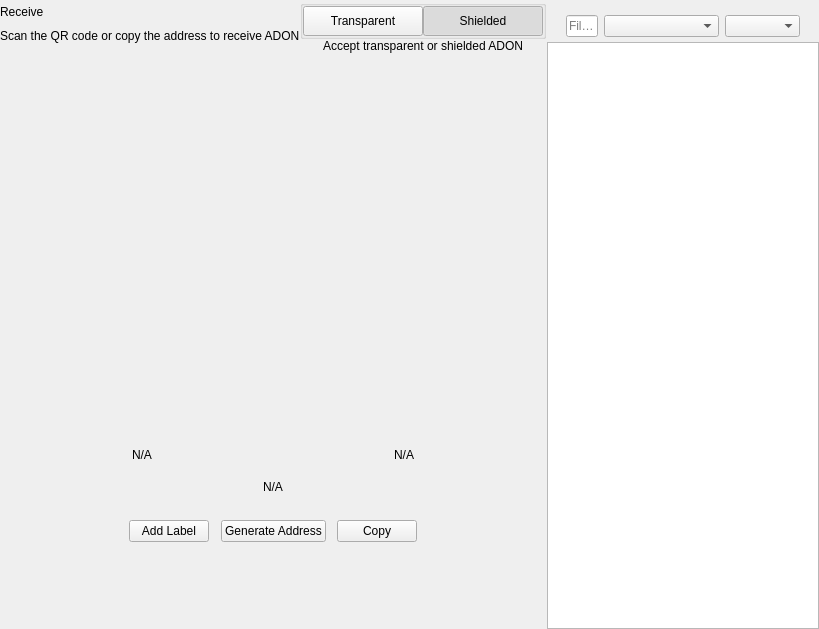
<?xml version="1.0" encoding="UTF-8"?>
<ui version="4.0">
 <class>ReceiveWidget</class>
 <widget class="QWidget" name="ReceiveWidget">
  <property name="geometry">
   <rect>
    <x>0</x>
    <y>0</y>
    <width>819</width>
    <height>629</height>
   </rect>
  </property>
  <property name="minimumSize">
   <size>
    <width>0</width>
    <height>0</height>
   </size>
  </property>
  <property name="windowTitle">
   <string notr="true">N/A</string>
  </property>
  <layout class="QHBoxLayout" name="horizontalLayout_2" stretch="2,1">
   <property name="spacing">
    <number>0</number>
   </property>
   <property name="leftMargin">
    <number>0</number>
   </property>
   <property name="topMargin">
    <number>0</number>
   </property>
   <property name="rightMargin">
    <number>0</number>
   </property>
   <property name="bottomMargin">
    <number>0</number>
   </property>
   <item>
    <widget class="QWidget" name="left" native="true">
     <layout class="QVBoxLayout" name="verticalLayout_3">
      <property name="leftMargin">
       <number>0</number>
      </property>
      <property name="topMargin">
       <number>0</number>
      </property>
      <property name="rightMargin">
       <number>0</number>
      </property>
      <property name="bottomMargin">
       <number>0</number>
      </property>
      <item>
       <layout class="QVBoxLayout" name="verticalLayout_2">
        <property name="spacing">
         <number>0</number>
        </property>
        <property name="leftMargin">
         <number>0</number>
        </property>
        <item>
         <layout class="QHBoxLayout" name="horizontalLayout_3">
          <property name="spacing">
           <number>0</number>
          </property>
          <item>
           <layout class="QVBoxLayout" name="verticalLayout_4">
            <property name="spacing">
             <number>5</number>
            </property>
            <item>
             <widget class="QLabel" name="labelTitle">
              <property name="text">
               <string>Receive</string>
              </property>
             </widget>
            </item>
            <item alignment="Qt::AlignTop">
             <widget class="QLabel" name="labelSubtitle1">
              <property name="text">
               <string>Scan the QR code or copy the address to receive ADON</string>
              </property>
             </widget>
            </item>
           </layout>
          </item>
          <item>
           <spacer name="horizontalSpacer">
            <property name="orientation">
             <enum>Qt::Horizontal</enum>
            </property>
            <property name="sizeHint" stdset="0">
             <size>
              <width>40</width>
              <height>20</height>
             </size>
            </property>
           </spacer>
          </item>
          <item>
           <widget class="QWidget" name="containerViewPrivacyChecks" native="true">
            <layout class="QVBoxLayout" name="containerPrivacyChecks">
             <property name="spacing">
              <number>0</number>
             </property>
             <property name="leftMargin">
              <number>0</number>
             </property>
             <property name="topMargin">
              <number>0</number>
             </property>
             <property name="rightMargin">
              <number>0</number>
             </property>
             <property name="bottomMargin">
              <number>0</number>
             </property>
             <item alignment="Qt::AlignHCenter|Qt::AlignVCenter">
              <widget class="QGroupBox" name="groupBox">
               <property name="title">
                <string/>
               </property>
               <layout class="QHBoxLayout" name="horizontalLayout_2_1">
                <property name="spacing">
                 <number>0</number>
                </property>
                <property name="leftMargin">
                 <number>0</number>
                </property>
                <property name="topMargin">
                 <number>0</number>
                </property>
                <property name="rightMargin">
                 <number>0</number>
                </property>
                <property name="bottomMargin">
                 <number>0</number>
                </property>
                <item>
                 <widget class="QPushButton" name="pushLeft">
                  <property name="minimumSize">
                   <size>
                    <width>120</width>
                    <height>30</height>
                   </size>
                  </property>
                  <property name="maximumSize">
                   <size>
                    <width>120</width>
                    <height>30</height>
                   </size>
                  </property>
                  <property name="focusPolicy">
                   <enum>Qt::NoFocus</enum>
                  </property>
                  <property name="text">
                   <string>Transparent</string>
                  </property>
                  <property name="checkable">
                   <bool>true</bool>
                  </property>
                  <property name="autoExclusive">
                   <bool>true</bool>
                  </property>
                 </widget>
                </item>
                <item>
                 <widget class="QPushButton" name="pushRight">
                  <property name="minimumSize">
                   <size>
                    <width>120</width>
                    <height>30</height>
                   </size>
                  </property>
                  <property name="maximumSize">
                   <size>
                    <width>120</width>
                    <height>30</height>
                   </size>
                  </property>
                  <property name="focusPolicy">
                   <enum>Qt::NoFocus</enum>
                  </property>
                  <property name="text">
                   <string>Shielded</string>
                  </property>
                  <property name="checkable">
                   <bool>true</bool>
                  </property>
                  <property name="checked">
                   <bool>true</bool>
                  </property>
                  <property name="autoExclusive">
                   <bool>true</bool>
                  </property>
                 </widget>
                </item>
               </layout>
              </widget>
             </item>
             <item alignment="Qt::AlignHCenter|Qt::AlignTop">
              <widget class="QLabel" name="labelSubtitle2">
               <property name="text">
                <string>Accept transparent or shielded ADON</string>
               </property>
               <property name="alignment">
                <set>Qt::AlignRight|Qt::AlignTrailing|Qt::AlignVCenter</set>
               </property>
              </widget>
             </item>
            </layout>
           </widget>
          </item>
         </layout>
        </item>
        <item>
         <spacer name="verticalSpacer_2">
          <property name="orientation">
           <enum>Qt::Vertical</enum>
          </property>
          <property name="sizeType">
           <enum>QSizePolicy::Expanding</enum>
          </property>
          <property name="sizeHint" stdset="0">
           <size>
            <width>20</width>
            <height>50</height>
           </size>
          </property>
         </spacer>
        </item>
        <item alignment="Qt::AlignHCenter">
         <widget class="QWidget" name="layoutQR" native="true">
          <property name="maximumSize">
           <size>
            <width>510</width>
            <height>16777215</height>
           </size>
          </property>
          <layout class="QVBoxLayout" name="verticalLayoutQr">
           <item>
            <spacer name="verticalSpacer11">
             <property name="orientation">
              <enum>Qt::Vertical</enum>
             </property>
             <property name="sizeType">
              <enum>QSizePolicy::Fixed</enum>
             </property>
             <property name="sizeHint" stdset="0">
              <size>
               <width>20</width>
               <height>20</height>
              </size>
             </property>
            </spacer>
           </item>
           <item alignment="Qt::AlignHCenter">
            <widget class="QLabel" name="labelQrImg">
             <property name="minimumSize">
              <size>
               <width>260</width>
               <height>260</height>
              </size>
             </property>
             <property name="maximumSize">
              <size>
               <width>260</width>
               <height>260</height>
              </size>
             </property>
             <property name="text">
              <string/>
             </property>
             <property name="alignment">
              <set>Qt::AlignCenter</set>
             </property>
            </widget>
           </item>
           <item>
            <spacer name="verticalSpacer_21">
             <property name="orientation">
              <enum>Qt::Vertical</enum>
             </property>
             <property name="sizeType">
              <enum>QSizePolicy::Fixed</enum>
             </property>
             <property name="sizeHint" stdset="0">
              <size>
               <width>20</width>
               <height>30</height>
              </size>
             </property>
            </spacer>
           </item>
           <item>
            <widget class="QWidget" name="widget" native="true">
             <property name="minimumSize">
              <size>
               <width>0</width>
               <height>0</height>
              </size>
             </property>
             <layout class="QHBoxLayout" name="horizontalLayout_5">
              <item>
               <widget class="QLabel" name="labelLabel">
                <property name="text">
                 <string notr="true">N/A</string>
                </property>
               </widget>
              </item>
              <item>
               <spacer name="horizontalSpacer_2">
                <property name="orientation">
                 <enum>Qt::Horizontal</enum>
                </property>
                <property name="sizeHint" stdset="0">
                 <size>
                  <width>141</width>
                  <height>20</height>
                 </size>
                </property>
               </spacer>
              </item>
              <item>
               <widget class="QLabel" name="labelDate">
                <property name="text">
                 <string notr="true">N/A</string>
                </property>
                <property name="alignment">
                 <set>Qt::AlignRight|Qt::AlignTrailing|Qt::AlignVCenter</set>
                </property>
               </widget>
              </item>
             </layout>
            </widget>
           </item>
           <item>
            <widget class="QLabel" name="labelAddress">
             <property name="sizePolicy">
              <sizepolicy hsizetype="Expanding" vsizetype="Preferred">
               <horstretch>0</horstretch>
               <verstretch>0</verstretch>
              </sizepolicy>
             </property>
             <property name="minimumSize">
              <size>
               <width>300</width>
               <height>0</height>
              </size>
             </property>
             <property name="text">
              <string notr="true">N/A</string>
             </property>
             <property name="alignment">
              <set>Qt::AlignCenter</set>
             </property>
            </widget>
           </item>
           <item>
            <spacer name="verticalSpacer_4">
             <property name="orientation">
              <enum>Qt::Vertical</enum>
             </property>
             <property name="sizeType">
              <enum>QSizePolicy::Fixed</enum>
             </property>
             <property name="sizeHint" stdset="0">
              <size>
               <width>20</width>
               <height>20</height>
              </size>
             </property>
            </spacer>
           </item>
           <item>
            <layout class="QHBoxLayout" name="horizontalLayout_4">
             <item alignment="Qt::AlignHCenter">
              <widget class="QPushButton" name="pushButtonLabel">
               <property name="focusPolicy">
                <enum>Qt::NoFocus</enum>
               </property>
               <property name="text">
                <string>Add Label</string>
               </property>
              </widget>
             </item>
             <item alignment="Qt::AlignHCenter">
              <widget class="QPushButton" name="pushButtonNewAddress">
               <property name="focusPolicy">
                <enum>Qt::NoFocus</enum>
               </property>
               <property name="text">
                <string>Generate Address</string>
               </property>
              </widget>
             </item>
             <item alignment="Qt::AlignHCenter">
              <widget class="QPushButton" name="pushButtonCopy">
               <property name="focusPolicy">
                <enum>Qt::NoFocus</enum>
               </property>
               <property name="text">
                <string>Copy</string>
               </property>
              </widget>
             </item>
            </layout>
           </item>
           <item>
            <spacer name="verticalSpacer_3">
             <property name="orientation">
              <enum>Qt::Vertical</enum>
             </property>
             <property name="sizeType">
              <enum>QSizePolicy::Expanding</enum>
             </property>
             <property name="sizeHint" stdset="0">
              <size>
               <width>20</width>
               <height>20</height>
              </size>
             </property>
            </spacer>
           </item>
          </layout>
         </widget>
        </item>
        <item>
         <spacer name="verticalSpacer">
          <property name="orientation">
           <enum>Qt::Vertical</enum>
          </property>
          <property name="sizeHint" stdset="0">
           <size>
            <width>20</width>
            <height>40</height>
           </size>
          </property>
         </spacer>
        </item>
       </layout>
      </item>
     </layout>
    </widget>
   </item>
   <item>
    <widget class="QWidget" name="right" native="true">
     <layout class="QVBoxLayout" name="verticalLayout_5">
      <property name="spacing">
       <number>0</number>
      </property>
      <property name="leftMargin">
       <number>1</number>
      </property>
      <property name="topMargin">
       <number>0</number>
      </property>
      <property name="rightMargin">
       <number>0</number>
      </property>
      <property name="bottomMargin">
       <number>0</number>
      </property>
      <item>
       <layout class="QVBoxLayout" name="container_right">
        <property name="spacing">
         <number>0</number>
        </property>
        <property name="leftMargin">
         <number>0</number>
        </property>
        <property name="rightMargin">
         <number>0</number>
        </property>
        <item>
         <layout class="QVBoxLayout" name="verticalLayout">
          <property name="spacing">
           <number>6</number>
          </property>
          <property name="leftMargin">
           <number>19</number>
          </property>
          <property name="rightMargin">
           <number>19</number>
          </property>
          <item>
           <widget class="OptionButton" name="btnRequest" native="true"/>
          </item>
          <item>
           <widget class="OptionButton" name="btnMyAddresses" native="true">
            <property name="sizePolicy">
             <sizepolicy hsizetype="Preferred" vsizetype="Minimum">
              <horstretch>0</horstretch>
              <verstretch>0</verstretch>
             </sizepolicy>
            </property>
           </widget>
          </item>
         </layout>
        </item>
        <item>
         <widget class="QWidget" name="sortWidget" native="true">
          <layout class="QHBoxLayout" name="horizontalLayout_6">
           <property name="leftMargin">
            <number>19</number>
           </property>
           <property name="rightMargin">
            <number>19</number>
           </property>
           <property name="bottomMargin">
            <number>5</number>
           </property>
           <item>
            <widget class="QLineEdit" name="lineEditFilter">
             <property name="sizePolicy">
              <sizepolicy hsizetype="Expanding" vsizetype="Fixed">
               <horstretch>0</horstretch>
               <verstretch>0</verstretch>
              </sizepolicy>
             </property>
             <property name="minimumSize">
              <size>
               <width>0</width>
               <height>0</height>
              </size>
             </property>
             <property name="contextMenuPolicy">
              <enum>Qt::DefaultContextMenu</enum>
             </property>
             <property name="acceptDrops">
              <bool>false</bool>
             </property>
             <property name="maxLength">
              <number>40</number>
             </property>
             <property name="placeholderText">
              <string>Filter</string>
             </property>
            </widget>
           </item>
           <item>
            <spacer name="horizontalSpacer_3">
             <property name="orientation">
              <enum>Qt::Horizontal</enum>
             </property>
             <property name="sizeType">
              <enum>QSizePolicy::Preferred</enum>
             </property>
             <property name="sizeHint" stdset="0">
              <size>
               <width>20</width>
               <height>20</height>
              </size>
             </property>
            </spacer>
           </item>
           <item>
            <widget class="QComboBox" name="comboBoxSort">
             <property name="sizePolicy">
              <sizepolicy hsizetype="Preferred" vsizetype="Fixed">
               <horstretch>0</horstretch>
               <verstretch>0</verstretch>
              </sizepolicy>
             </property>
             <property name="minimumSize">
              <size>
               <width>115</width>
               <height>0</height>
              </size>
             </property>
            </widget>
           </item>
           <item>
            <widget class="QComboBox" name="comboBoxSortOrder">
             <property name="sizePolicy">
              <sizepolicy hsizetype="Preferred" vsizetype="Fixed">
               <horstretch>0</horstretch>
               <verstretch>0</verstretch>
              </sizepolicy>
             </property>
             <property name="minimumSize">
              <size>
               <width>75</width>
               <height>0</height>
              </size>
             </property>
            </widget>
           </item>
          </layout>
          <zorder>comboBoxSort</zorder>
          <zorder>comboBoxSortOrder</zorder>
          <zorder>lineEditFilter</zorder>
         </widget>
        </item>
        <item>
         <widget class="QListView" name="listViewAddress"/>
        </item>
       </layout>
      </item>
     </layout>
    </widget>
   </item>
  </layout>
 </widget>
 <customwidgets>
  <customwidget>
   <class>OptionButton</class>
   <extends>QWidget</extends>
   <header>qt/adon/optionbutton.h</header>
   <container>1</container>
  </customwidget>
 </customwidgets>
 <resources/>
 <connections/>
</ui>
